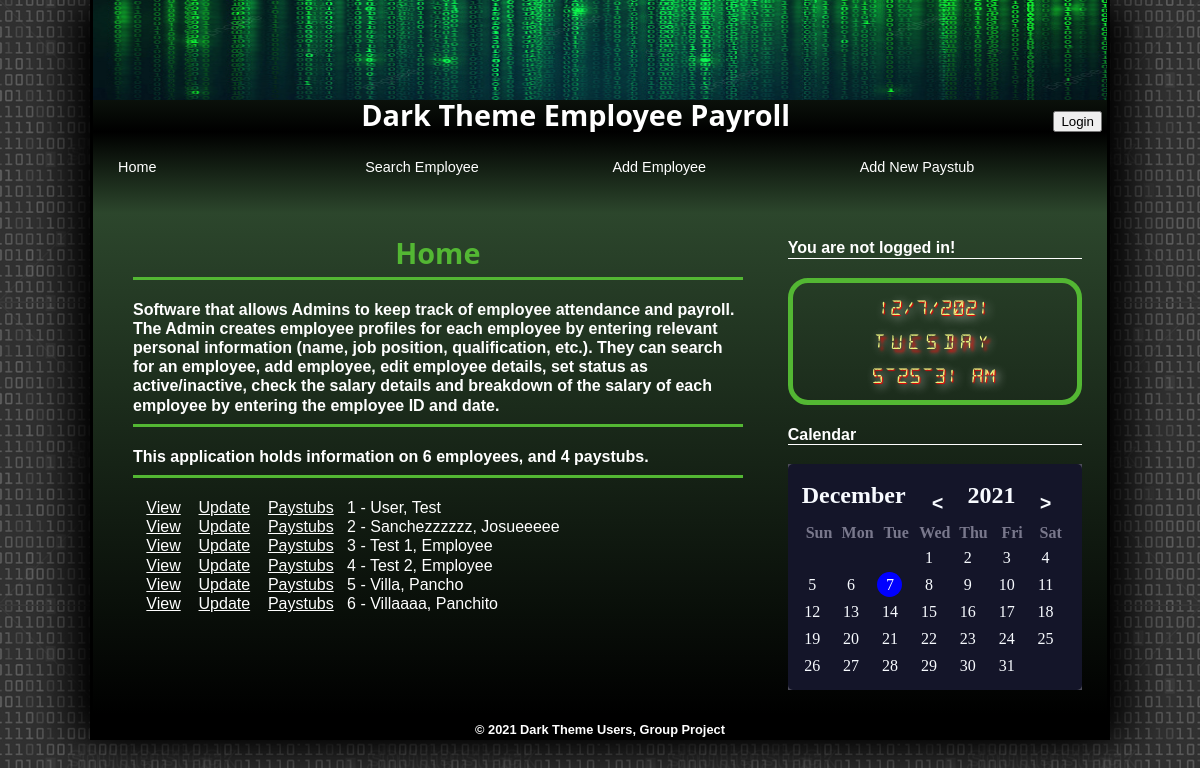
The page / on the database its author committed.
### persons/models.py (models this page shows)
class Person(models.Model):
    id_number = models.IntegerField(primary_key=True)
    first_name = models.TextField()
    last_name = models.TextField()
    middle_name = models.TextField(blank=True)
    address = models.TextField()
    birth_date = models.DateField()
    email = models.EmailField(('email address'), unique=True)

class Employee(Person):
    date_hired = models.DateField()
    pay_rate = models.DecimalField(max_digits=7, decimal_places=2)
    active = models.BooleanField()

class Person(models.Model):
    id_number = models.IntegerField(primary_key=True)
    first_name = models.TextField()
    last_name = models.TextField()
    middle_name = models.TextField(blank=True)
    address = models.TextField()
    birth_date = models.DateField()
    email = models.EmailField(('email address'), unique=True)

### EmployeePayroll/views.py (the view)
# urls.py: path('', home_view),
def home_view(request):
    employees = Employee.objects.all()
    user_count = Employee.objects.count()
    paystub_count = Paystub.objects.count()
    context = {
        "employees": employees,
        'user_count' : user_count,
        'paystub_count' : paystub_count
    }
    return render(request, "home-view.html", context=context)

### templates/home-view.html (shortened to what this page needs)
{% extends "base.html" %}
{% block content %}
<h1>Home</h1>
<p></p>
<p>
    Software that allows Admins to keep track of employee attendance and payroll.
    The Admin creates employee profiles for each employee by entering relevant personal
    information (name, job position, qualification, etc.). They can search for an employee,
    add employee, edit employee details, set status as active/inactive, check the salary
    details and breakdown of the salary of each employee by entering the employee ID and date.
</p>
<p>
This application holds information on {{ user_count }} employees, and {{ paystub_count }} paystubs.
</p>
    <ul style="color:white">
        {% for emp in employees %}
        <li>
            &nbsp;&nbsp;&nbsp;<a href="/view/{{ emp.id_number }}" style="color: white;">View</a>
            &nbsp;&nbsp;&nbsp;<a href="/edit/{{ emp.id_number }}" style="color:white">Update</a>
            &nbsp;&nbsp;&nbsp;<a href="/paystubs/{{ emp.id_number }}" style="color: white;">Paystubs</a>
            &nbsp; {{ emp.id_number }} - {{ emp.last_name }}, {{ emp.first_name }}
        </li>
        {% endfor %}
    </ul>
{% endblock content %}

### static/css/dt_base.css (style rules this page uses)
address, article, aside, blockquote, body, cite, div, dl, dt, dd, em, figcaption, figure, footer, h1, h2, h3, h4, h5, h6, header, html, img, li, main, nav, nav a, ol, p, section, span, ul, table, tr, td, th, col, colgroup { margin: 0; padding: 0; border: 0; font-size: 100%; background: transparent; -webkit-box-sizing: border-box; -moz-box-sizing: border-box; box-sizing: border-box; }
body { line-height: 1.2em; }
ul, ol { list-style: none; }

### static/css/dt_styles.css (style rules this page uses)
html { background: rgb(51, 51, 51) url("images/dt_back.png"); font-family: Verdana, Geneva, sans-serif; height: 100%; }
body { background-color: grey; box-shadow: black 20px 0px 40px, black -20px 0px 40px; border-left: 3px solid black; border-right: 3px solid black; display: flex; flex-flow: row wrap; margin: 0px auto; min-width: 320px; max-width: 1020px; width: 100%; }
section h1 { font-family: Segoe, "Segoe UI", "DejaVu Sans", "Trebuchet MS", Verdana, sans-serif; font-size: 1.8em; font-weight: bold; text-align: center; margin: 20px 0px 5px; color: rgb(83, 183, 51); }
section > p { color: white; font-weight: bold; margin-bottom: 20px; padding-bottom: 9px; border-bottom: 3px solid rgb(83, 183, 51); }

### static/css/dt_calendar_styles.css (style rules this page uses)
:root { --dark-body: #4d4c5a; --dark-main: #141529; --dark-second: #79788c; --dark-hover: #323048; --dark-text: #f8fbff; --light-body: #f3f8fe; --light-main: #fdfdfd; --light-second: #c3c2c8; --light-hover: #edf0f5; --light-text: #151426; --blue: #0000ff; --white: #fff; --shadow: rgba(100, 100, 111, 0.2) 0px 7px 29px 0px; --font-family: cursive; }

### rows shown on the page
Employee: id_number "1", last_name "User", first_name "Test"
Employee: id_number "2", last_name "Sanchezzzzzz", first_name "Josueeeee"
Employee: id_number "3", last_name "Test 1", first_name "Employee"
Employee: id_number "4", last_name "Test 2", first_name "Employee"
Employee: id_number "5", last_name "Villa", first_name "Pancho"
Employee: id_number "6", last_name "Villaaaa", first_name "Panchito"

### other values the page prints
{{ user_count }} "6"
{{ paystub_count }} "4"
